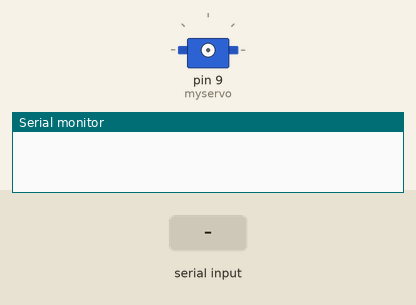
Recording of a sketch running on a simulated Arduino Uno, built with avr-gcc and run on an emulated ATmega328P. Parts: servo, the last lines printed to the serial monitor. The inputs (shaded band) are chosen by the test bench.

Above: at 1.2 s.
1.3 s: "w" received over Serial
At 2.5 s:
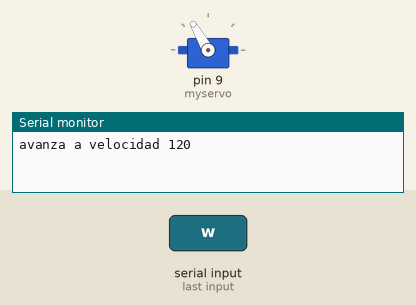
2.8 s: "s" received over Serial
At 3.8 s:
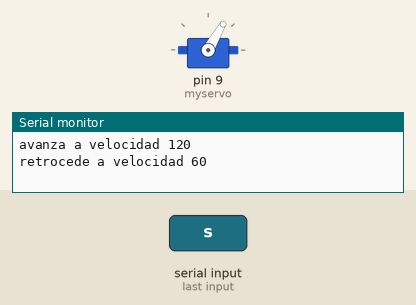
4.3 s: "e" received over Serial
At 4.9 s:
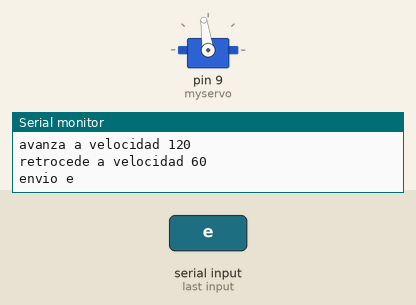
5.8 s: "d" received over Serial
At 8.4 s:
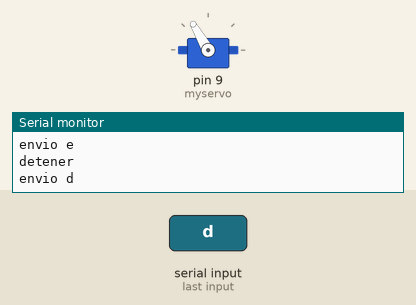
Timing chart, 0 to 9.8 s (numbered marks = the images above; inputs shaded):
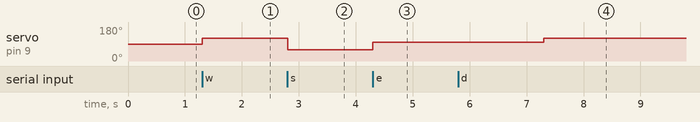

The sketch:

servomotor360char.ino
```cpp
#include <Servo.h>

Servo myservo;  // create servo object to control a servo
// twelve servo objects can be created on most boards


void setup() {
  // put your setup code here, to run once:
  Serial.begin(9600);
}

void loop() {
  //myservo.attach(9); // Asocia la variable al pin donde está conectado el servo.
  //delay(5000);
        char dato = Serial.read();
        if(dato == 'w'){
            myservo.attach(9);
          Serial.println("avanza a velocidad 120");
          myservo.write(120); // Gira lentamente en una dirección durante 4 segundos.

        }

        if(dato =='s'){
          myservo.attach(9);
          Serial.println("retrocede a velocidad 60");
          myservo.write(60); // Gira lentamente en una dirección durante 4 segundos.
          }
        if(dato =='c'){
           myservo.detach();
          Serial.println("detener");
        }
        if(dato =='d'){
          myservo.attach(9);
          Serial.println("envio d");
          myservo.write(120); // Gira lentamente en una dirección durante 4 segundos.
          delay(3000);
          myservo.detach();
          Serial.println("detener");
        }
        if(dato =='e'){
          myservo.attach(9);
          Serial.println("envio e");
          myservo.write(98); // Gira lentamente en una dirección durante 4 segundos.
          delay(3000);
          myservo.detach();
          Serial.println("detener");
        }
  //delay(5000);
 //myservo.detach(); // Desasocia la variable Servo de su pin


}
```

Measured:
- after the input at 1.3 s, servo on pin 9 (myservo): 90° → 120° at once
- after the input at 2.8 s, servo on pin 9 (myservo): 120° → 60° at once
- after the input at 4.3 s, servo on pin 9 (myservo): 60° → 98° at once
- after the input at 5.8 s, servo on pin 9 (myservo): 98° → 120° after 1.5 s
